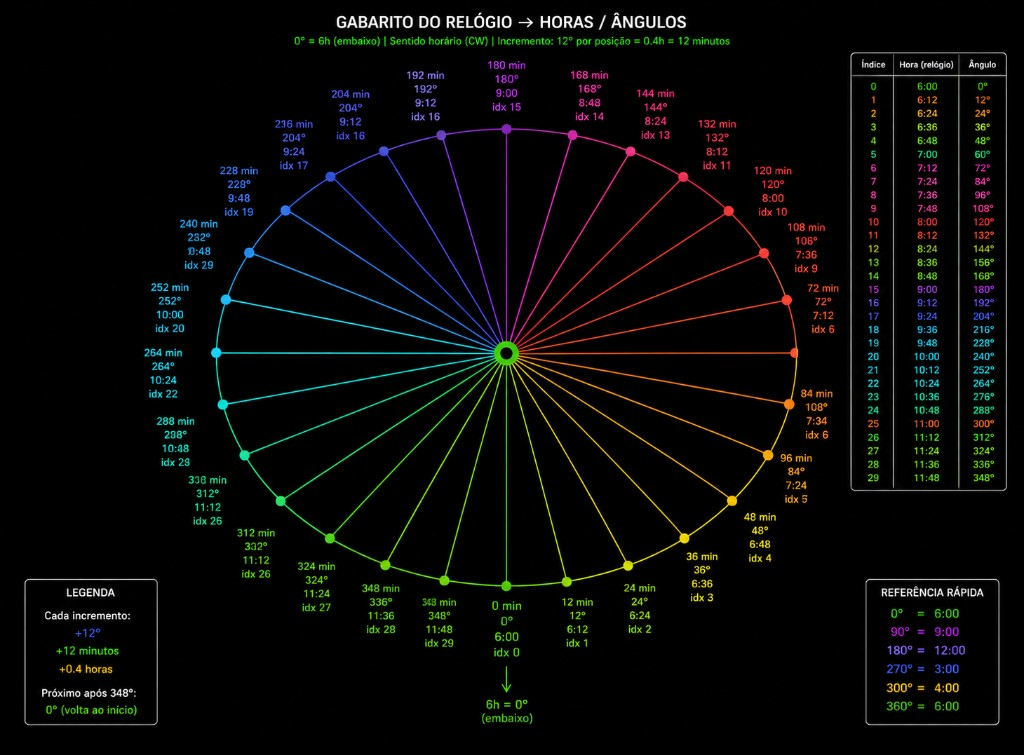
#> input picture tools/art/car-rotate/GABARITO_RELOGIO.png, 1024 x 755 px
$ python hero_chroma_key.py car-rotate/GABARITO_RELOGIO.png car-rotate/GABARITO_RELOGIO.png
#> lines starting #> are read from the running program, lines starting #| are printed output that depends on the picture
#> in main, im is the input picture: PIL image 1024x755 RGB; mean R, G, B 8, 8.5, 7.3
"""Flood-fill near-black background from the canvas edges to alpha 0.

Does not punch holes in black car parts (tires, guns, grille) unless they
are 4-connected to the border through near-black pixels.
"""
from __future__ import annotations

import sys
from collections import deque

from PIL import Image

THRESHOLD = 8


def flood_black_to_alpha(im: Image.Image, threshold: int = THRESHOLD) -> Image.Image:
#> called with threshold = 8
    im = im.convert("RGBA")
#> im: PIL image 1024x755 RGBA
    w, h = im.size
#> w = 1024; h = 755
    px = im.load()
    assert px is not None

    def is_bg(x: int, y: int) -> bool:
        r, g, b, a = px[x, y]
        return a > 0 and r <= threshold and g <= threshold and b <= threshold

    visited = [[False] * w for _ in range(h)]
    q: deque[tuple[int, int]] = deque()
    for x in range(w):
        q.append((x, 0))
        q.append((x, h - 1))
    for y in range(h):
        q.append((0, y))
        q.append((w - 1, y))

    while q:
        x, y = q.popleft()
        if x < 0 or y < 0 or x >= w or y >= h or visited[y][x]:
            continue
        visited[y][x] = True
        if not is_bg(x, y):
            continue
        px[x, y] = (0, 0, 0, 0)
        q.append((x + 1, y))
        q.append((x - 1, y))
        q.append((x, y + 1))
        q.append((x, y - 1))
    return im


def main(src: str, dst: str) -> None:
    im = Image.open(src)
    out = flood_black_to_alpha(im)
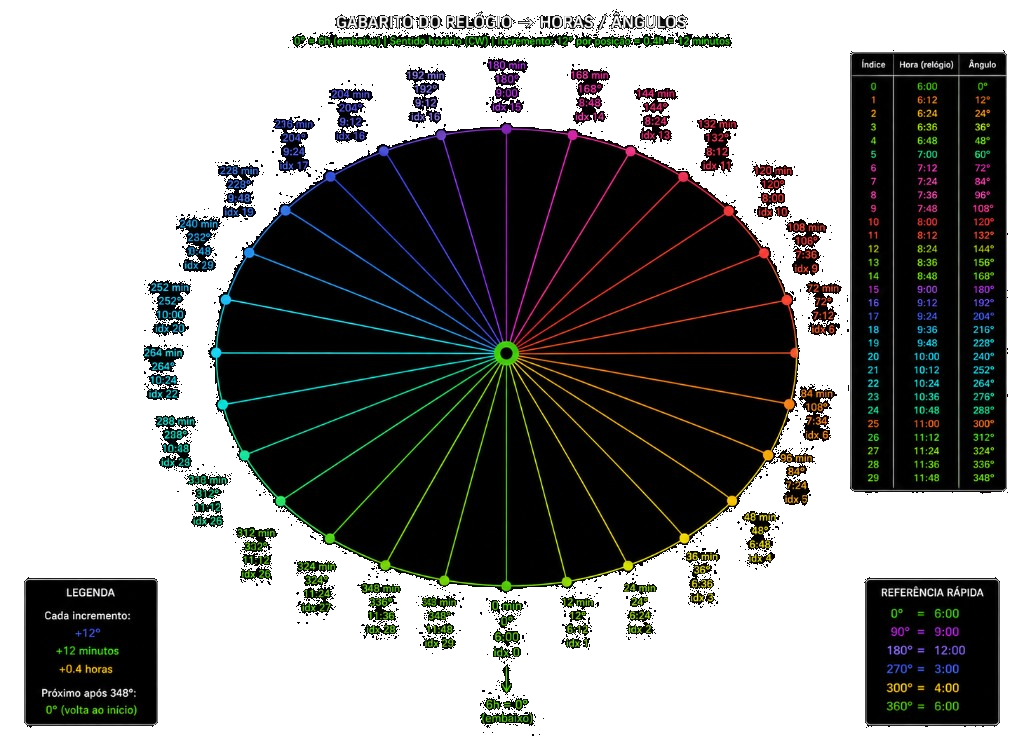
#> out: PIL image 1024x755 RGBA; mean R, G, B, A 7.9, 8.4, 7.2, 120.3; transparent parts drawn white
    out.save(dst)
    print(f"OK chroma {dst} size={out.size} mode={out.mode}")
#| OK chroma car-rotate/GABARITO_RELOGIO.png size=(1024, 755) mode=RGBA


if __name__ == "__main__":
    main(sys.argv[1], sys.argv[2])
